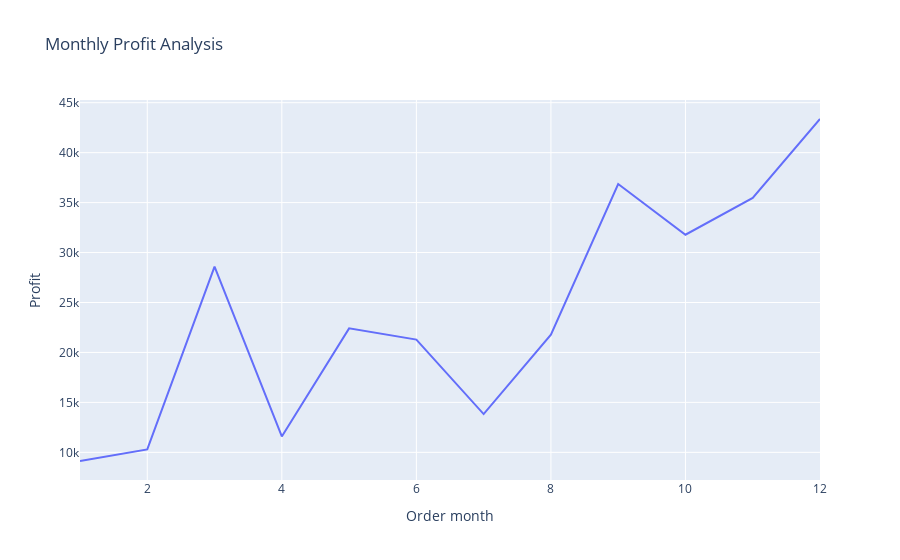

This figure's notebook cell:
### Code cell
profit_by_month = data.groupby('Order month')['Profit'].sum().reset_index()
fig = px.line(profit_by_month, 
              x='Order month', 
              y='Profit', 
              title='Monthly Profit Analysis')
fig.show()

### Figure 1 — Plotly figure (JSON) as saved in the notebook; plotly's stock layout.template omitted (floating-point values rounded to 4 significant figures)
{"data": [{"hovertemplate": "Order month=%{x}<br>Profit=%{y}<extra></extra>", "legendgroup": "", "line": {"color": "#636efa", "dash": "solid"}, "marker": {"symbol": "circle"}, "mode": "lines", "name": "", "orientation": "v", "showlegend": false, "type": "scatter", "x": [1, 2, 3, 4, 5, 6, 7, 8, 9, 10, 11, 12], "xaxis": "x", "y": [9134.0, 10290.0, 28590.0, 11590.0, 22410.0, 21290.0, 13830.0, 21780.0, 36860.0, 31780.0, 35470.0, 43370.0], "yaxis": "y"}], "layout": {"legend": {"tracegroupgap": 0}, "title": {"text": "Monthly Profit Analysis"}, "xaxis": {"anchor": "y", "domain": [0, 1], "title": {"text": "Order month"}}, "yaxis": {"anchor": "x", "domain": [0, 1], "title": {"text": "Profit"}}}}
